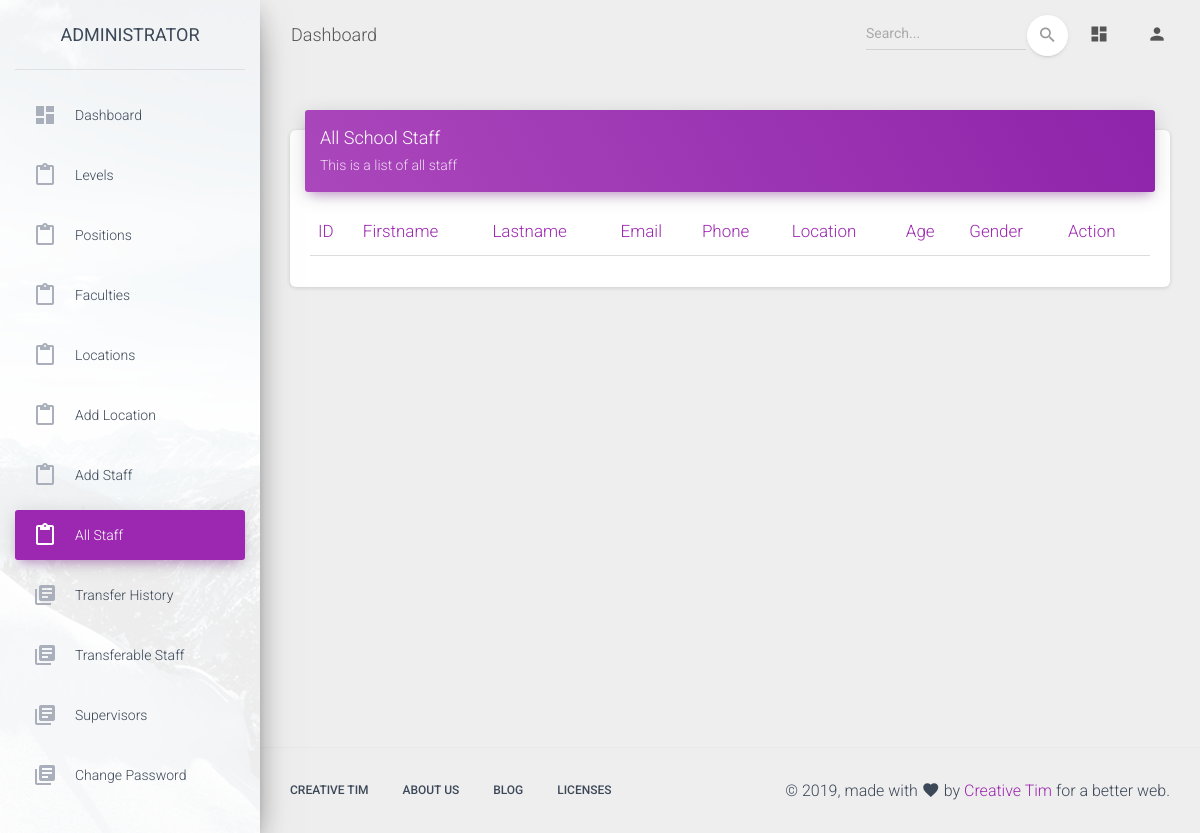
Page /admin/all_staff.php (signed in) on the earlier database version.
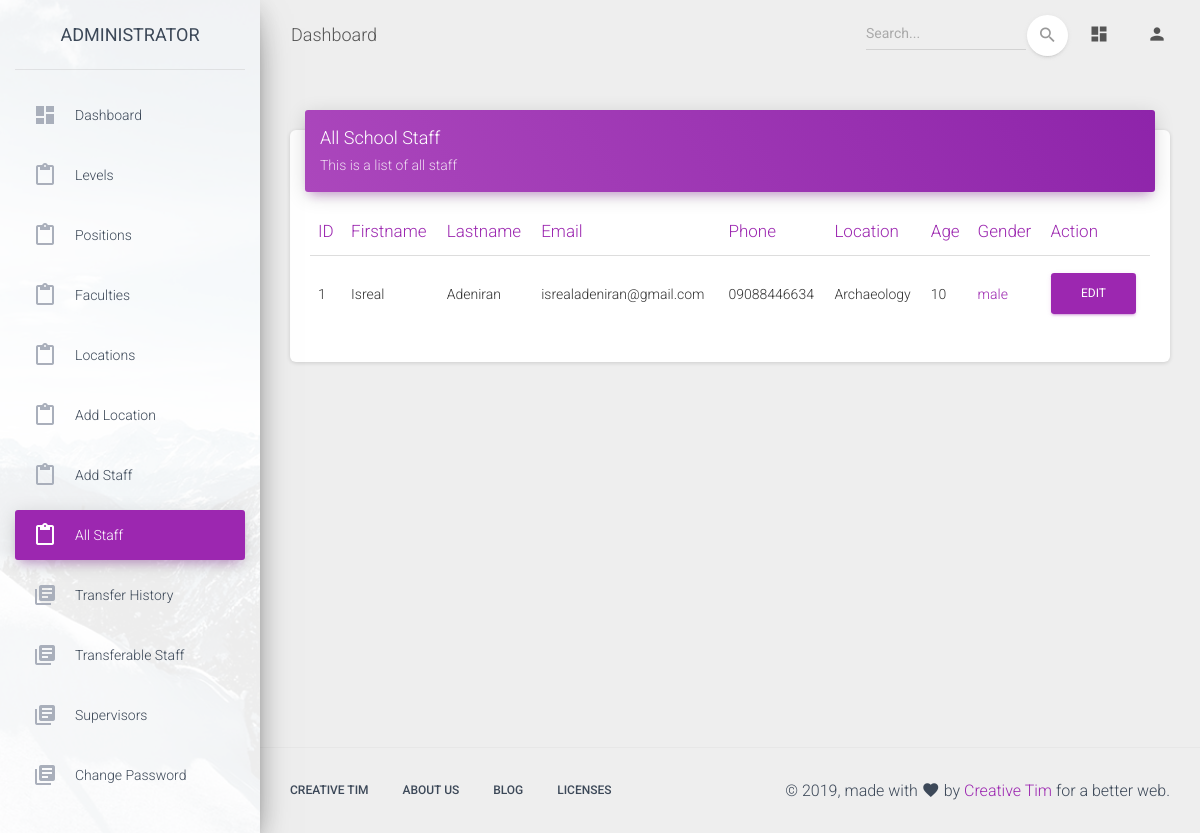
Same page on the later database version.
### tables this page shows
CREATE TABLE `staffs` (
  `id` int(11) NOT NULL,
  `staff_id` varchar(255) NOT NULL,
  `firstname` varchar(255) NOT NULL,
  `lastname` varchar(255) NOT NULL,
  `email` varchar(255) NOT NULL,
  `phone` varchar(11) NOT NULL,
  `dob` varchar(255) NOT NULL,
  `age` int(11) NOT NULL,
  `qualification` varchar(255) NOT NULL,
  `last_transfer_date` date NOT NULL,
  `is_movable` tinyint(4) NOT NULL DEFAULT '1',
  `gender` enum('male','female') NOT NULL,
  `level_id` varchar(255) NOT NULL,
  `location_id` varchar(255) NOT NULL,
  `position_id` varchar(255) NOT NULL,
  `created_at` datetime NOT NULL DEFAULT CURRENT_TIMESTAMP
);

CREATE TABLE `locations` (
  `id` int(11) NOT NULL,
  `location_id` varchar(255) NOT NULL,
  `name` varchar(255) NOT NULL,
  `faculty_id` varchar(255) NOT NULL,
  `level_id` varchar(255) NOT NULL,
  `created_at` datetime NOT NULL DEFAULT CURRENT_TIMESTAMP
);

### app/classes/Admin.php (called while the page is built, shortened)
<?php
class Admin extends Master
{
    public function get_location_name($location_id)
    {
        $data = ['name'];
        $table = "locations";
        $where = "WHERE location_id = '$location_id'";
        $location = $this->getData($data,$table,$where);
        return !empty($location)? $location['name']: "";
    }
    public function get_all_staff()
    {
        $data = "*";
        $table = "staffs";
        $staff = $this->getAllData($data,$table);
        if(empty($staff)){
            return array();
        }else{
            return $staff;
        }
    }
}

### app/classes/Master.php (called while the page is built, shortened)
<?php
class Master
{
    protected $db;
    function __construct($db_conn){
        $this->db = $db_conn;
    }
    public function getData($data, $table, $where = '')
    {
        try {
            if ($data != '*') {
                $selections = implode(', ', $data);
            } else {
                $selections = '*';
            }
            $stmt = $this->db->prepare("SELECT {$selections} FROM `$table` " . $where . " LIMIT 1");
            $stmt->execute();
            $settings_data = $stmt->fetch(PDO::FETCH_ASSOC);
            if ($stmt->rowCount() > 0) {
                return $settings_data;
            }
        } catch (PDOException $e) {
            echo $e->getMessage();
        }
    }
    public function getAllData($data, $table, $where = '')
    {
        $settings_data=array();
        try {
            if ($data != '*') {
                $selections = implode(', ', $data);
            } else {
                $selections = '*';
            }
            $stmt = $this->db->prepare("SELECT {$selections} FROM `$table` " . $where . "");
            $stmt->execute();
            $settings_data = $stmt->fetchAll(PDO::FETCH_ASSOC);
            if ($stmt->rowCount() > 0) {
                return $settings_data;
            }
        } catch (PDOException $e) {
            return $settings_data;
        }
    }
}

### admin/all_staff.php (the view, shortened to what this page needs)
<?php
include '../app/init.php';
$admin = new Admin($db_conn);
$staff = $admin->get_all_staff();
?>
<!DOCTYPE html>
<html lang="en">
<head>
  <link rel="stylesheet" href="https://maxcdn.bootstrapcdn.com/font-awesome/latest/css/font-awesome.min.css">
  <link href="../assets/css/material-dashboard.css?v=2.1.1" rel="stylesheet" />
  <link href="../assets/demo/demo.css" rel="stylesheet" />
    <link rel="stylesheet" type="text/css" href="https://cdn.datatables.net/v/dt/dt-1.10.18/datatables.min.css"/>
</head>
<body class="">
  <div class="wrapper ">
    <?php include 'includes/sidebar.php' ?>
    <div class="main-panel">
        <?php include 'includes/header.php' ?>
      <div class="content">
        <div class="container-fluid">
            <div class="row">
                <div class="col-md-12">
                    <div class="card">
                        <div class="card-header card-header-primary">
                            <h4 class="card-title ">All School Staff</h4>
                            <p class="card-category"> This is a list of all staff </p>
                        </div>
                        <div class="card-body">
                            <div class="table-responsive">
                                <table class="table" id="staff">
                                    <thead class=" text-primary">
                                    <th>
                                        ID
                                    </th>
                                    <th>
                                        Firstname
                                    </th>
                                    <th>
                                        Lastname
                                    </th>
                                    <th>
                                        Email
                                    </th>
                                    <th>
                                        Phone
                                    </th>
                                    <th>
                                        Location
                                    </th>
                                    <th>
                                        Age
                                    </th>
                                    <th>
                                        Gender
                                    </th>
                                    <th>Action</th>
                                    </thead>
                                    <tbody>
                                    <?php
                                    if(!empty($staff) && count($staff) > 0){
                                        foreach ($staff as $st){
                                    ?>
                                    <tr>
                                        <td>
                                            1
                                        </td>
                                        <td>
                                            <?php if(isset($st['firstname'])) echo $st['firstname'] ?>
                                        </td>
                                        <td>
                                            <?php if(isset($st['lastname'])) echo $st['lastname'] ?>
                                        </td>
                                        <td>
                                            <?php if(isset($st['email'])) echo $st['email'] ?>
                                        </td>
                                        <td>
                                            <?php if(isset($st['phone'])) echo $st['phone'] ?>
                                        </td>
                                        <td>
                                            <?php if(isset($st['location_id'])) echo $admin->get_location_name($st['location_id']) ?>
                                        </td>
                                        <td>
                                            <?php if(isset($st['age'])) echo $st['age'] ?>
                                        </td>
                                        <td class="text-primary">
                                            <?php if(isset($st['gender'])) echo $st['gender'] ?>
                                        </td>
                                        <td>
                                            <a href="edit_staff.php?sid=<?= base64_encode($st['staff_id']) ?>"
                                               class="btn btn-primary">Edit</a>
                                        </td>
                                    </tr>
                                    <?php   }
                                    } ?>
                                    </tbody>
                                </table>
                            </div>
                        </div>
                    </div>
                </div>
            </div>
        </div>
      </div>
        <?php include 'includes/footer.php' ?>
    </div>
  </div>
</body>
</html>

### admin/includes/sidebar.php
<?php
$page_url = $_SERVER['PHP_SELF'];
$pageArr = explode('/',$page_url);
$page = $pageArr[count($pageArr)-1];
?>
<div class="sidebar" data-color="purple" data-background-color="white" data-image="../assets/img/sidebar-1.jpg">
    <div class="logo">
        <a href="/admin" class="simple-text logo-normal">
            Administrator
        </a>
    </div>
    <div class="sidebar-wrapper">
        <ul class="nav">
            <li class="nav-item <?php if($page == 'index.php') echo 'active'; ?>  ">
                <a class="nav-link" href="index.php">
                    <i class="material-icons">dashboard</i>
                    <p>Dashboard</p>
                </a>
            </li>
            <li class="nav-item ">
                <a class="nav-link <?php if($page == 'levels.php') echo 'active'; ?>" href="levels.php">
                    <i class="material-icons">content_paste</i>
                    <p>Levels</p>
                </a>
            </li>
            <li class="nav-item ">
                <a class="nav-link <?php if($page == 'positions.php') echo 'active'; ?>" href="positions.php">
                    <i class="material-icons">content_paste</i>
                    <p>Positions</p>
                </a>
            </li>
           <li class="nav-item ">
               <a class="nav-link <?php if($page == 'faculties.php') echo 'active'; ?>" href="faculties.php">
                   <i class="material-icons">content_paste</i>
                   <p>Faculties</p>
               </a>
            </li>
            <li class="nav-item ">
               <a class="nav-link <?php if($page == 'locations.php') echo 'active'; ?>" href="locations.php">
                   <i class="material-icons">content_paste</i>
                   <p>Locations</p>
               </a>
            </li>
            <li class="nav-item ">
               <a class="nav-link <?php if($page == 'add_location.php') echo 'active'; ?>" href="add_location.php">
                   <i class="material-icons">content_paste</i>
                   <p>Add Location</p>
               </a>
            </li>
            <li class="nav-item <?php if($page == 'add_staff.php') echo 'active'; ?> ">
                <a class="nav-link" href="add_staff.php">
                    <i class="material-icons">content_paste</i>
                    <p>Add Staff</p>
                </a>
            </li>
            <li class="nav-item <?php if($page == 'all_staff.php') echo 'active'; ?> ">
                <a class="nav-link" href="all_staff.php">
                    <i class="material-icons">content_paste</i>
                    <p>All Staff</p>
                </a>
            </li>
            <li class="nav-item ">
                <a class="nav-link" href="transfer_history.php">
                    <i class="material-icons">library_books</i>
                    <p>Transfer History</p>
                </a>
            </li>
            <li class="nav-item <?php if($page == 'transferable_staff.php') echo 'active'; ?> ">
                <a class="nav-link" href="transferable_staff.php">
                    <i class="material-icons">library_books</i>
                    <p>Transferable Staff</p>
                </a>
            </li>
            <li class="nav-item <?php if($page == 'recent_transfers.php') echo 'active'; ?> ">
                <a class="nav-link" href="supervisors.php">
                    <i class="material-icons">library_books</i>
                    <p>Supervisors</p>
                </a>
            </li>
            <li class="nav-item ">
                <a class="nav-link" href="change_password.php">
                    <i class="material-icons">library_books</i>
                    <p>Change Password</p>
                </a>
            </li>
        </ul>
    </div>
</div>

### admin/includes/header.php (shortened to what this page needs)
<nav class="navbar navbar-expand-lg navbar-transparent navbar-absolute fixed-top ">
    <div class="container-fluid">
        <div class="navbar-wrapper">
            <a class="navbar-brand" href="index.php">Dashboard</a>
        </div>
        <div class="collapse navbar-collapse justify-content-end">
            <form class="navbar-form">
                <div class="input-group no-border">
                    <input type="text" value="" class="form-control" placeholder="Search...">
                    <button type="submit" class="btn btn-white btn-round btn-just-icon">
                        <i class="material-icons">search</i>
                        <div class="ripple-container"></div>
                    </button>
                </div>
            </form>
            <ul class="navbar-nav">
                <li class="nav-item">
                    <a class="nav-link" href="index.php">
                        <i class="material-icons">dashboard</i>
                    </a>
                </li>
                <li class="nav-item dropdown">
                    <a class="nav-link" href="#pablo" id="navbarDropdownProfile" data-toggle="dropdown" aria-haspopup="true" aria-expanded="false">
                        <i class="material-icons">person</i>
                    </a>
                </li>
            </ul>
        </div>
    </div>
</nav>

### admin/includes/footer.php (shortened to what this page needs)
<footer class="footer">
    <div class="container-fluid">
        <nav class="float-left">
            <ul>
                <li>
                    <a href="https://www.creative-tim.com">
                        Creative Tim
                    </a>
                </li>
                <li>
                    <a href="https://creative-tim.com/presentation">
                        About Us
                    </a>
                </li>
                <li>
                    <a href="http://blog.creative-tim.com">
                        Blog
                    </a>
                </li>
                <li>
                    <a href="https://www.creative-tim.com/license">
                        Licenses
                    </a>
                </li>
            </ul>
        </nav>
        <div class="copyright float-right">
            &copy;
            , made with <i class="material-icons">favorite</i> by
            <a href="https://www.creative-tim.com" target="_blank">Creative Tim</a> for a better web.
        </div>
    </div>
</footer>

Differences in the rows shown:
added staffs: firstname "Isreal", lastname "Adeniran", email "isrealadeniran@gmail.com", phone "09088446634", location.name "Archaeology", age "10", gender "male"
